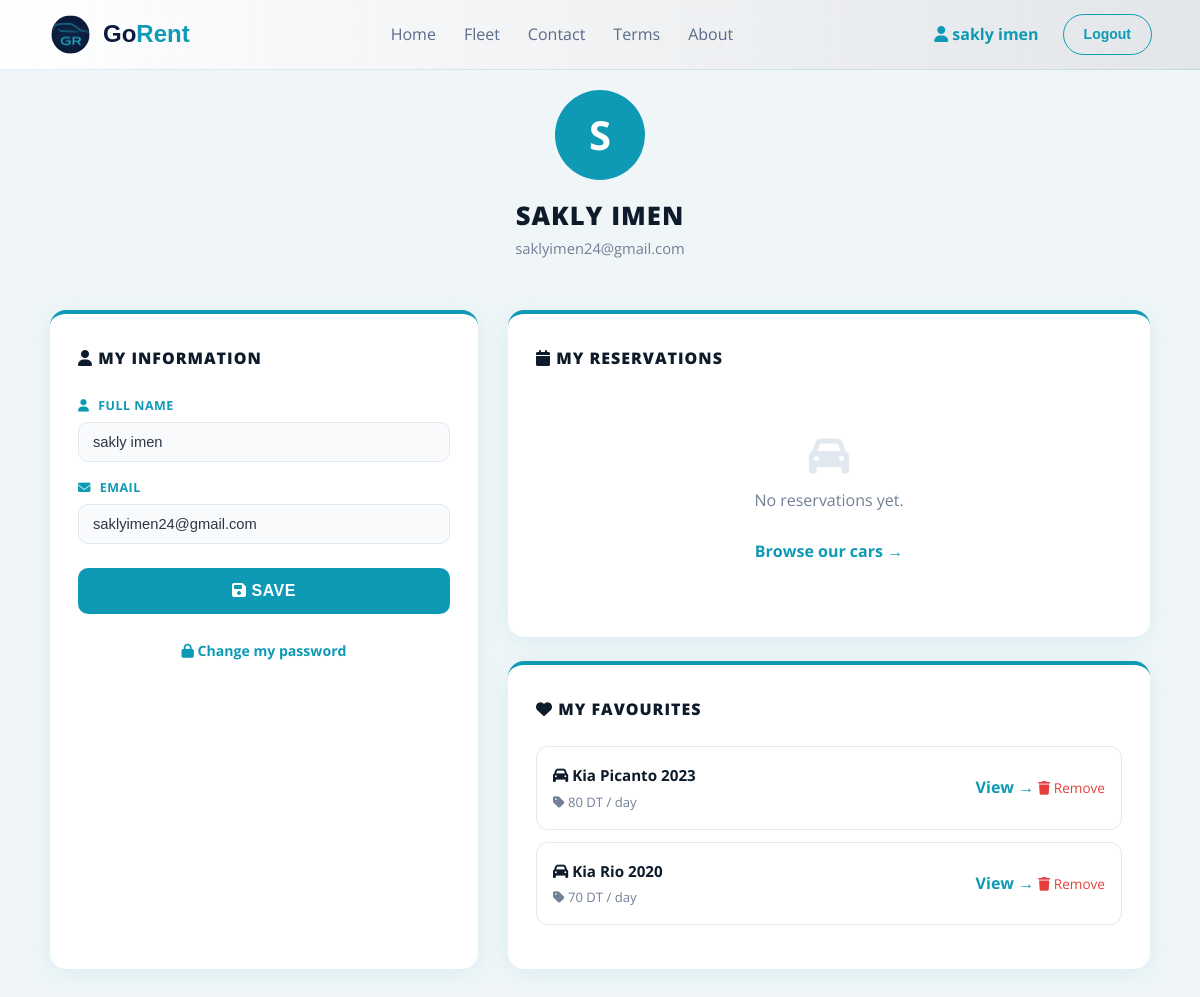
/profil.php (signed in), run on an earlier commit of the app's database.
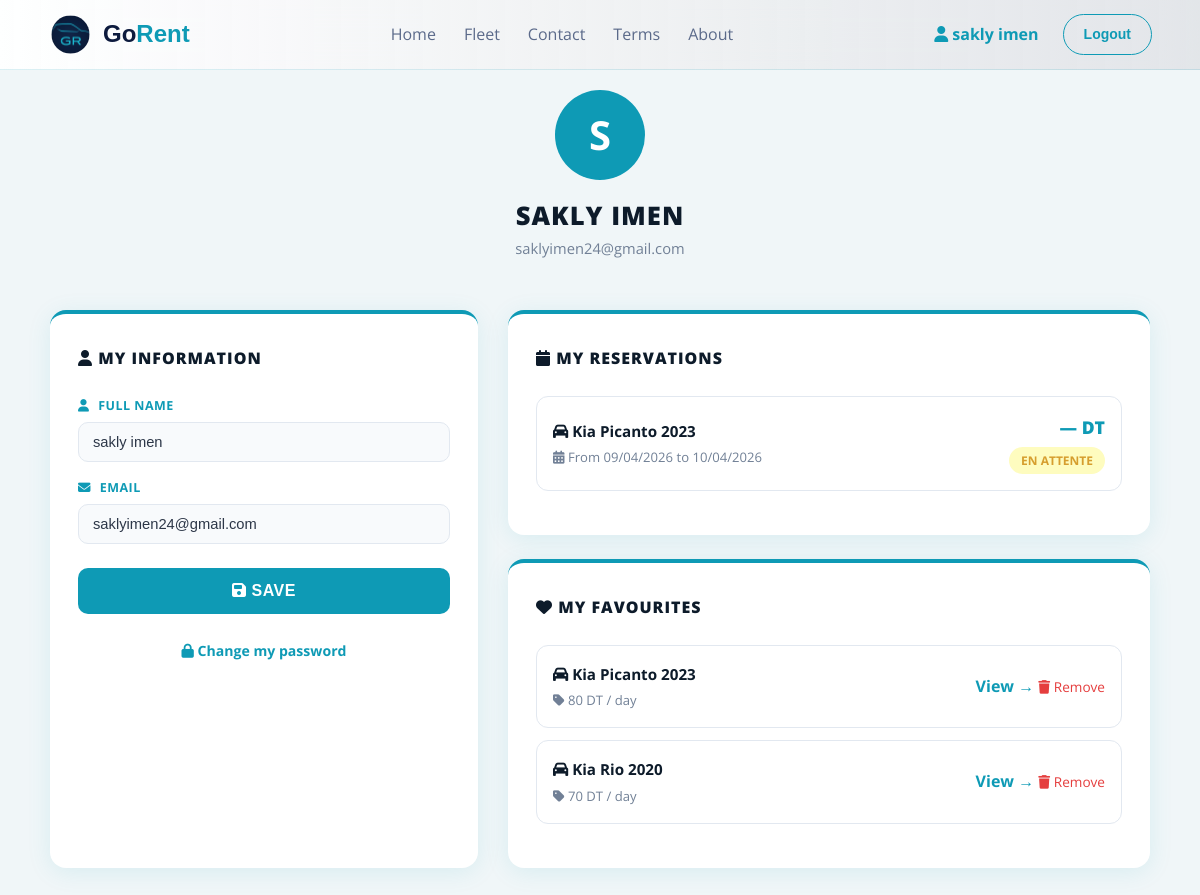
And on a later commit of the database.
### tables this page shows
CREATE TABLE `users` (
  `idclient` int(11) NOT NULL,
  `email` varchar(70) NOT NULL,
  `nom` varchar(100) NOT NULL,
  `motdepasse` varchar(100) NOT NULL,
  `created_at` timestamp NOT NULL DEFAULT current_timestamp() ON UPDATE current_timestamp(),
  `telephone` varchar(20) NOT NULL,
  `datenaiss` date NOT NULL
);

CREATE TABLE `voitures` (
  `id` int(11) NOT NULL,
  `marque` varchar(20) NOT NULL,
  `modele` varchar(20) NOT NULL,
  `annee` int(11) NOT NULL,
  `imgfront` varchar(255) NOT NULL,
  `imginter` varchar(255) NOT NULL,
  `imgcote` varchar(255) NOT NULL,
  `type` varchar(20) NOT NULL,
  `boite` varchar(20) NOT NULL,
  `carburant` varchar(20) NOT NULL,
  `places` int(11) NOT NULL,
  `bagages` int(11) NOT NULL,
  `prix` decimal(6,0) NOT NULL
);

CREATE TABLE `reservation` (
  `id_reservation` int(11) NOT NULL,
  `id_client` int(11) NOT NULL,
  `id_voiture` int(11) NOT NULL,
  `date_reservation` timestamp NOT NULL DEFAULT current_timestamp(),
  `date_debut` date NOT NULL,
  `date_fin` date NOT NULL,
  `statut` varchar(20) DEFAULT 'En attente',
  `total` decimal(10,2) DEFAULT NULL
);

### profil.php (the view, shortened to what this page needs)
<?php
$conn = new mysqli('localhost', 'root', '', 'locationvoitures');
$user_id = $_SESSION['user_id'];
$stmt = $conn->prepare("SELECT nom, email FROM users WHERE idclient = ?");
$stmt->bind_param("i", $user_id);
$stmt->execute();
$stmt->bind_result($nom, $email);
$reservations = [];
$res = $conn->prepare("
    SELECT r.id_reservation, v.marque, v.modele, v.annee, r.date_debut, r.date_fin, r.statut, r.total
    FROM reservation r
    JOIN voitures v ON r.id_voiture = v.id
    WHERE r.id_client = ?
    ORDER BY r.date_reservation DESC
");
$res->bind_param("i", $user_id);
$res->execute();
$result = $res->get_result();
while ($row = $result->fetch_assoc()) {
    $reservations[] = $row;
}
$favoris = [];
$fav = $conn->prepare("
    SELECT v.id, v.marque, v.modele, v.annee, v.prix, v.imgfront
    FROM favoris f
    JOIN voitures v ON f.id_voiture = v.id
    WHERE f.id_client = ?
");
$fav->bind_param("i", $user_id);
$fav->execute();
$fav_result = $fav->get_result();
while ($row = $fav_result->fetch_assoc()) {
    $favoris[] = $row;
}
?>
<!DOCTYPE html>
<html lang="en">
<head>
    <link rel="stylesheet" href="styles/home.css">
    <link rel="stylesheet" href="styles/navbar.css">
    <link rel="stylesheet" href="styles/profil.css">
    <link rel="stylesheet" href="https://cdnjs.cloudflare.com/ajax/libs/font-awesome/6.5.0/css/all.min.css">
</head>
<body>
    <?php include 'navbar.php'; ?>
    <div class="profil-page">
        <div class="profil-header">
            <div class="profil-avatar">
                <?= strtoupper(substr($nom, 0, 1)) ?>
            </div>
            <h2><?= htmlspecialchars($nom) ?></h2>
            <p><?= htmlspecialchars($email) ?></p>
        </div>
        <div class="profil-grid">
            <div class="profil-card">
                <h3><i class="fa fa-user"></i> My Information</h3>
                <form method="POST">
                    <div class="form-group">
                        <label><i class="fa fa-user"></i> Full Name</label>
                        <input type="text" name="nom" value="<?= htmlspecialchars($nom) ?>" required>
                    </div>
                    <div class="form-group">
                        <label><i class="fa fa-envelope"></i> Email</label>
                        <input type="email" name="email" value="<?= htmlspecialchars($email) ?>" required>
                    </div>
                    <button type="submit" name="modifier_profil" class="btn-submit">
                        <i class="fa fa-floppy-disk"></i> Save
                    </button>
                </form>
                <br>
                <a href="forgot_password.php"
                    style="display:block; text-align:center; color:var(--blue); font-size:0.88rem; font-weight:700; text-decoration:none;">
                    <i class="fa fa-lock"></i> Change my password
                </a>
            </div>
            <div class="profil-right-col">
                <div class="reservations-card">
                    <h3><i class="fa fa-calendar"></i> My Reservations</h3>
                    <?php if (empty($reservations)): ?>
                        <div class="empty-reservations">
                            <i class="fa fa-car"></i>
                            <p>No reservations yet.</p>
                            <br>
                            <a href="home.php#fleet-section"
                                style="color:var(--blue); font-weight:700; text-decoration:none;">
                                Browse our cars →
                            </a>
                        </div>
                    <?php else: ?>
                        <?php foreach ($reservations as $r): ?>
                            <div class="reservation-item">
                                <div class="reservation-info">
                                    <h4><i class="fa fa-car"></i> <?= $r['marque'] . ' ' . $r['modele'] . ' ' . $r['annee'] ?>
                                    </h4>
                                    <p><i class="fa fa-calendar-days"></i> From
                                        <?= date('d/m/Y', strtotime($r['date_debut'])) ?> to
                                        <?= date('d/m/Y', strtotime($r['date_fin'])) ?>
                                    </p>
                                </div>
                                <div class="reservation-right">
                                    <div class="prix"><?= $r['total'] ?? '—' ?> DT</div>
                                    <?php
                                    $statut = strtolower($r['statut']);
                                    $classe = match ($statut) {
                                        'confirmée', 'confirmee' => 'statut-confirmee',
                                        'annulée', 'annulee' => 'statut-annulee',
                                        default => 'statut-attente'
                                    };
                                    ?>
                                    <span class="statut <?= $classe ?>"><?= $r['statut'] ?></span>
                                </div>
                            </div>
                        <?php endforeach; ?>
                    <?php endif; ?>
                </div>
                <div class="reservations-card">
                    <h3><i class="fa fa-heart"></i> My Favourites</h3>
                    <?php if (empty($favoris)): ?>
                        <div class="empty-reservations">
                            <i class="fa fa-heart"></i>
                            <p>No favourites yet.</p>
                            <br>
                            <a href="home.php#fleet-section"
                                style="color:var(--blue); font-weight:700; text-decoration:none;">
                                Browse our cars →
                            </a>
                        </div>
                    <?php else: ?>
                        <?php foreach ($favoris as $f): ?>
                            <div class="reservation-item">
                                <div class="reservation-info">
                                    <h4><i class="fa fa-car"></i> <?= $f['marque'] . ' ' . $f['modele'] . ' ' . $f['annee'] ?>
                                    </h4>
                                    <p><i class="fa fa-tag"></i> <?= $f['prix'] ?> DT / day</p>
                                </div>
                                <div class="reservation-right">
                                    <a href="details.php?id=<?= $f['id'] ?>"
                                        style="color:var(--blue); font-weight:700; text-decoration:none;">
                                        View →
                                    </a>
                                    <a href="remove_favori.php?id=<?= $f['id'] ?>" style="color:#e53e3e; font-size:0.85rem;">
                                        <i class="fa fa-trash"></i> Remove
                                    </a>
                                </div>
                            </div>
                        <?php endforeach; ?>
                    <?php endif; ?>
                </div>
            </div>
        </div>
    </div>
</body>
</html>

### navbar.php (shortened to what this page needs)
<!DOCTYPE html>
<html lang="fr">
<head>
    <link rel="stylesheet" href="styles\style.css">
    <link rel="stylesheet" href="styles\navbar.css">
    <link rel="stylesheet" href="styles\home.css">
    <link rel="stylesheet" href="styles\profil.css">
    <link rel="stylesheet" href="styles\reset_password.css">
    <link rel="stylesheet" href="styles\register.css">
    <link rel="stylesheet" href="styles\car.css">
    <link rel="stylesheet" href="styles\details.css">
    <link rel="stylesheet" href="styles\terms.css">
    <link rel="stylesheet" href="styles\about.css">
    <link rel="stylesheet" href="styles\contact.css">
    <link rel="stylesheet" href="https://cdnjs.cloudflare.com/ajax/libs/font-awesome/6.5.0/css/all.min.css">
</head>
<body>
    <header id="nav">
        <div class="logo">
            <a href="home.php">
                <img src="imgVoitures/logo2.png" alt="logo">
            </a>
            <div class="logo-text">
                <a href="home.php">
                    <span class="drive">Go</span><span class="rent">Rent</span> </a>
            </div>
        </div>
        <div class="menu">
            <ul class="nav-links">
                <li><a href="home.php">Home</a></li>
                <li><a href="home.php#fleet-section">Fleet</a></li>
                <li><a href="contact.php">Contact</a></li>
                <li><a href="terms.php">Terms</a></li>
                <li><a href="about.php">About</a></li>
            </ul>
        </div>
        <div class="actions">
            <?php if (isset($_SESSION['user_nom'])): ?>
                <a href="profil.php" style="font-weight:700; color: var(--blue); margin-right: 12px; text-decoration:none;">
                    <i class="fa fa-user"></i> <?= $_SESSION['user_nom'] ?>
                </a>
                <a href="logout.php" class="btn-outline">Logout</a>
            <?php else: ?>
                <a href="login.php" class="btn-outline">Sign In</a>
            <?php endif; ?>
        </div>
    </header>

### styles/home.css (style rules this page uses)
body { font-family: 'Segoe UI', sans-serif; }
.form-group { display: flex; flex-direction: column; gap: 6px; margin-bottom: 16px; width: 100%; }
.form-group label { font-size: 0.78rem; font-weight: 700; color: var(--blue); text-transform: uppercase; letter-spacing: 0.5px; }
.form-group label i { margin-right: 5px; }
.form-group select, .form-group input { border: 1.5px solid #e2e8f0; border-radius: 10px; padding: 11px 14px; font-size: 0.92rem; color: #2d3748; background: #f8fafc; outline: none; width: 100%; transition: border-color 0.2s; cursor: pointer; }

### styles/navbar.css (style rules this page uses)
#nav { position: fixed; top: 0; left: 0; right: 0; z-index: 999; height: var(--nav-height); background: linear-gradient(to right, rgba(255, 255, 255, 0.92), rgba(222, 224, 228, 0.75)); backdrop-filter: blur(20px); -webkit-backdrop-filter: blur(20px); border-bottom: 1px solid var(--border); display: flex; align-items: center; justify-content: space-between; padding: 0 48px; }
.logo { font-family: var(--font-h); font-size: 24px; font-weight: 700; cursor: pointer; }
.logo { display: flex; align-items: center; gap: 10px; }
.logo img { width: 45px; height: 45px; border-radius: 50%; object-fit: cover; transform: scale(0.85); transition: transform 0.3s ease; }
.logo-text { display: flex; gap: 0; }
.logo .drive { color: var(--navy); }
.logo .rent { color: var(--blue); }
.menu { display: flex; align-items: center; }
.menu .nav-links { display: flex; gap: 28px; }
.menu .nav-links a { position: relative; color: var(--text-m); font-size: 16px; transition: color 0.3s; }
.menu .nav-links a::after { content: ''; position: absolute; bottom: -4px; left: 0; width: 0; height: 2px; background: var(--blue); border-radius: 2px; transition: width 0.3s ease; }
.actions { display: flex; gap: 12px; align-items: center; }
.btn-outline { display: inline-flex; align-items: center; justify-content: center; padding: 8px 20px; border: 1.5px solid var(--blue); border-radius: 24px; background: transparent; color: var(--blue); font-family: var(--font-h); font-size: 14px; font-weight: 600; cursor: pointer; transition: background 0.2s, color 0.2s; white-space: nowrap; }

### styles/style.css (style rules this page uses)
:root { --bg: #f0f3f8; --navy: #0d1b3e; --blue: #0e9ab5; --blue-soft: #EBF4F6; --btnsrv: #0b7d94; --border: rgba(255, 255, 255, 0.5); --text: #0d1b3e; --text-m: #5b6a8a; --font-h: "Urbanist", sans-serif; --font-b: "Urbanist", sans-serif; --nav-height: 70px; }
*, *::before, *::after { box-sizing: border-box; margin: 0; padding: 0; }
html { scroll-behavior: smooth; }
body { background: var(--bg); color: var(--text); font-family: var(--font-b); font-size: 16px; line-height: 1.6; overflow-x: hidden; opacity: 0; transition: opacity 0.5s ease-in-out; }
body.loaded { opacity: 1; }
a { text-decoration: none; }
ul { list-style: none; }
img { display: block; max-width: 100%; height: auto; }

### styles/register.css (style rules this page uses)
:root { --blue: #0e9ab5; --btnsrv: #0a7a91; }
.btn-submit { width: 100%; background: var(--blue); color: white; border: none; border-radius: 10px; padding: 14px; font-size: 1rem; font-weight: 700; letter-spacing: 0.5px; cursor: pointer; margin-top: 8px; text-transform: uppercase; transition: background 0.2s; }

### styles/about.css (style rules this page uses)
:root { --primary-dark: #0b7d94; --primary-light: #1ab8d8; --primary-glow: rgba(14, 154, 181, 0.18); --bg: #f4f8fa; --bg-dark: #0a1a1f; --white: #ffffff; --text: #0d2b33; --text-muted: #4a7a88; --card-bg: #ffffff; --border: rgba(14, 154, 181, 0.15); }
* { margin: 0; padding: 0; box-sizing: border-box; }
body { background: var(--bg); color: var(--text); overflow-x: hidden; }

### styles/contact.css (style rules this page uses)
:root { --primary: #0e9ab5; --primary-dark: #0b7d94; --primary-light: #1ab8d8; --primary-glow: rgba(14, 154, 181, 0.15); --bg: #f0f3f8; --bg-dark: #0d1b3e; --white: #ffffff; --text: #0d1b3e; --text-muted: #5b6a8a; --border: rgba(14, 154, 181, 0.15); --radius: 16px; }
*, *::before, *::after { margin: 0; padding: 0; box-sizing: border-box; }
html { scroll-behavior: smooth; }
body { font-family: 'Open Sans', sans-serif; background: var(--bg); color: var(--text); font-size: 16px; line-height: 1.6; overflow-x: hidden; opacity: 0; transition: opacity 0.5s ease; }
body.loaded { opacity: 1; }
a { text-decoration: none; }

What changed in the data, as far as the page shows it:
added reservation: id_voiture.marque "Kia", id_voiture.modele "Picanto", id_voiture.annee "2023", date_debut "09/04/2026", date_fin "10/04/2026", total "—", statut "EN ATTENTE"
Also different on the page:
text no longer shown: "No reservations yet. Browse our cars →"
